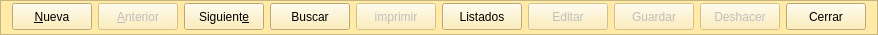
    <widget class="QFrame" name="frame_3">
     <property name="minimumSize">
      <size>
       <width>0</width>
       <height>35</height>
      </size>
     </property>
     <property name="maximumSize">
      <size>
       <width>16777215</width>
       <height>35</height>
      </size>
     </property>
     <property name="styleSheet">
      <string notr="true">background-color: rgb(255, 235, 167);</string>
     </property>
     <property name="frameShape">
      <enum>QFrame::StyledPanel</enum>
     </property>
     <property name="frameShadow">
      <enum>QFrame::Raised</enum>
     </property>
     <layout class="QHBoxLayout" name="horizontalLayout">
      <property name="topMargin">
       <number>2</number>
      </property>
      <item>
       <widget class="QPushButton" name="btnAnadir">
        <property name="minimumSize">
         <size>
          <width>0</width>
          <height>27</height>
         </size>
        </property>
        <property name="text">
         <string>&amp;Nueva</string>
        </property>
        <property name="icon">
         <iconset resource="../maya.qrc">
          <normaloff>:/Icons/PNG/add.png</normaloff>:/Icons/PNG/add.png</iconset>
        </property>
        <property name="iconSize">
         <size>
          <width>24</width>
          <height>24</height>
         </size>
        </property>
       </widget>
      </item>
      <item>
       <widget class="QPushButton" name="btnAnterior">
        <property name="enabled">
         <bool>false</bool>
        </property>
        <property name="minimumSize">
         <size>
          <width>0</width>
          <height>27</height>
         </size>
        </property>
        <property name="text">
         <string>&amp;Anterior</string>
        </property>
        <property name="icon">
         <iconset resource="../maya.qrc">
          <normaloff>:/Icons/PNG/Previous.png</normaloff>:/Icons/PNG/Previous.png</iconset>
        </property>
        <property name="iconSize">
         <size>
          <width>24</width>
          <height>24</height>
         </size>
        </property>
       </widget>
      </item>
      <item>
       <widget class="QPushButton" name="btnSiguiente">
        <property name="minimumSize">
         <size>
          <width>0</width>
          <height>27</height>
         </size>
        </property>
        <property name="text">
         <string>Siguient&amp;e</string>
        </property>
        <property name="icon">
         <iconset resource="../maya.qrc">
          <normaloff>:/Icons/PNG/Next.png</normaloff>:/Icons/PNG/Next.png</iconset>
        </property>
        <property name="iconSize">
         <size>
          <width>24</width>
          <height>24</height>
         </size>
        </property>
       </widget>
      </item>
      <item>
       <widget class="QPushButton" name="btnBuscar">
        <property name="minimumSize">
         <size>
          <width>0</width>
          <height>27</height>
         </size>
        </property>
        <property name="text">
         <string>Buscar</string>
        </property>
        <property name="icon">
         <iconset resource="../maya.qrc">
          <normaloff>:/Icons/PNG/search.png</normaloff>:/Icons/PNG/search.png</iconset>
        </property>
        <property name="iconSize">
         <size>
          <width>24</width>
          <height>24</height>
         </size>
        </property>
       </widget>
      </item>
      <item>
       <widget class="QPushButton" name="btnImprimir">
        <property name="enabled">
         <bool>false</bool>
        </property>
        <property name="minimumSize">
         <size>
          <width>0</width>
          <height>27</height>
         </size>
        </property>
        <property name="text">
         <string>imprimir</string>
        </property>
        <property name="icon">
         <iconset resource="../maya.qrc">
          <normaloff>:/Icons/PNG/Print.png</normaloff>:/Icons/PNG/Print.png</iconset>
        </property>
        <property name="iconSize">
         <size>
          <width>24</width>
          <height>24</height>
         </size>
        </property>
       </widget>
      </item>
      <item>
       <widget class="QPushButton" name="btnListados">
        <property name="minimumSize">
         <size>
          <width>0</width>
          <height>27</height>
         </size>
        </property>
        <property name="text">
         <string>Listados</string>
        </property>
        <property name="icon">
         <iconset resource="../maya.qrc">
          <normaloff>:/Icons/PNG/List.png</normaloff>:/Icons/PNG/List.png</iconset>
        </property>
        <property name="iconSize">
         <size>
          <width>24</width>
          <height>24</height>
         </size>
        </property>
       </widget>
      </item>
      <item>
       <widget class="QPushButton" name="btnEditar">
        <property name="enabled">
         <bool>false</bool>
        </property>
        <property name="minimumSize">
         <size>
          <width>0</width>
          <height>27</height>
         </size>
        </property>
        <property name="text">
         <string>Editar</string>
        </property>
        <property name="icon">
         <iconset resource="../maya.qrc">
          <normaloff>:/Icons/PNG/Save.png</normaloff>:/Icons/PNG/Save.png</iconset>
        </property>
        <property name="iconSize">
         <size>
          <width>24</width>
          <height>24</height>
         </size>
        </property>
        <property name="shortcut">
         <string>Ctrl+S</string>
        </property>
       </widget>
      </item>
      <item>
       <widget class="QPushButton" name="btnGuardar">
        <property name="enabled">
         <bool>false</bool>
        </property>
        <property name="minimumSize">
         <size>
          <width>0</width>
          <height>27</height>
         </size>
        </property>
        <property name="text">
         <string>Guardar</string>
        </property>
        <property name="icon">
         <iconset resource="../maya.qrc">
          <normaloff>:/Icons/PNG/Save.png</normaloff>:/Icons/PNG/Save.png</iconset>
        </property>
        <property name="iconSize">
         <size>
          <width>24</width>
          <height>24</height>
         </size>
        </property>
       </widget>
      </item>
      <item>
       <widget class="QPushButton" name="btnDeshacer">
        <property name="enabled">
         <bool>false</bool>
        </property>
        <property name="minimumSize">
         <size>
          <width>0</width>
          <height>27</height>
         </size>
        </property>
        <property name="text">
         <string>Deshacer</string>
        </property>
        <property name="icon">
         <iconset resource="../maya.qrc">
          <normaloff>:/Icons/PNG/undo.png</normaloff>:/Icons/PNG/undo.png</iconset>
        </property>
        <property name="iconSize">
         <size>
          <width>24</width>
          <height>24</height>
         </size>
        </property>
       </widget>
      </item>
      <item>
       <widget class="QPushButton" name="btn_cerrar">
        <property name="minimumSize">
         <size>
          <width>0</width>
          <height>27</height>
         </size>
        </property>
        <property name="text">
         <string>Cerrar</string>
        </property>
        <property name="icon">
         <iconset resource="../maya.qrc">
          <normaloff>:/Icons/PNG/Exit.png</normaloff>:/Icons/PNG/Exit.png</iconset>
        </property>
        <property name="iconSize">
         <size>
          <width>24</width>
          <height>24</height>
         </size>
        </property>
       </widget>
      </item>
     </layout>
    </widget>
